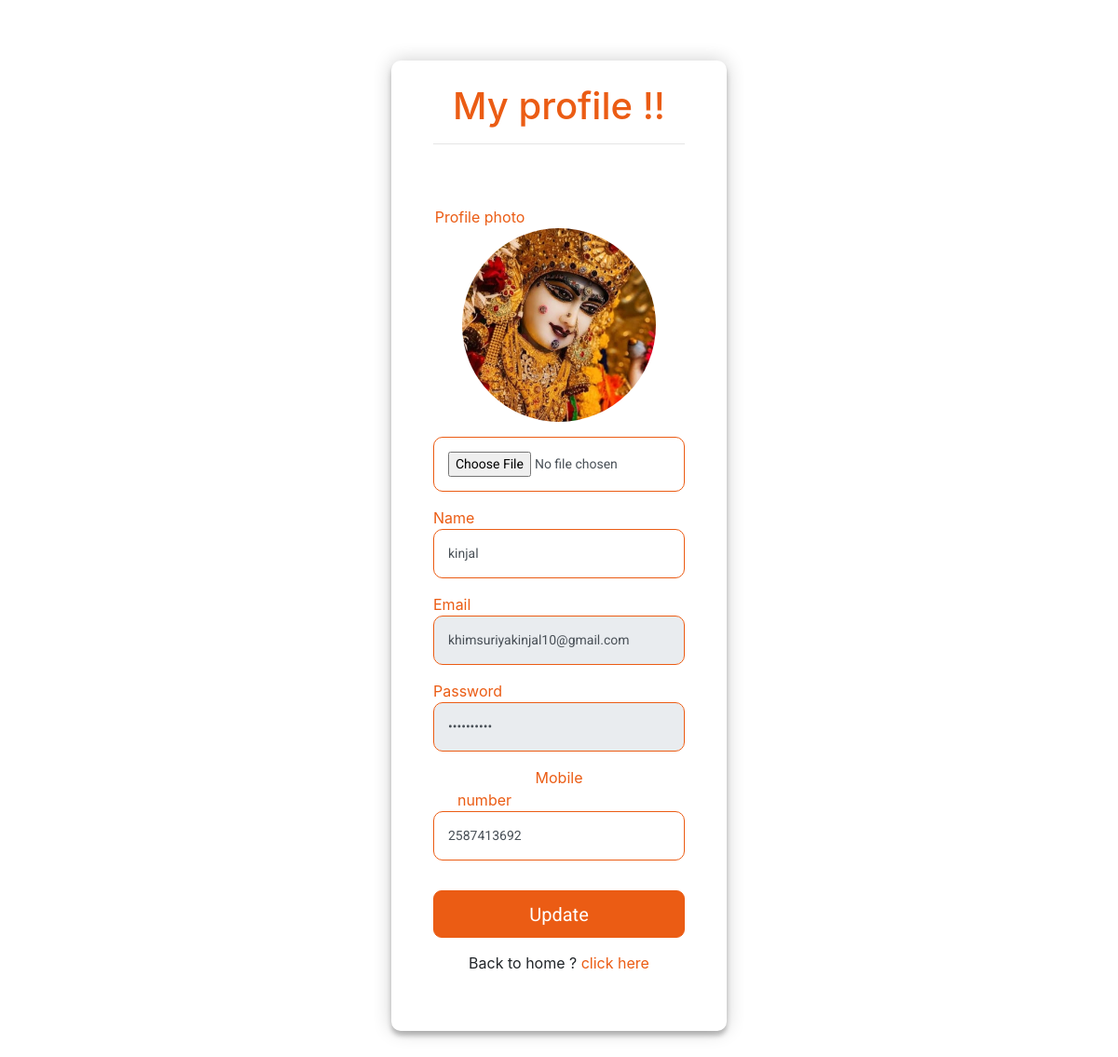
The page /login/profile.php (signed in) on the database its author committed.
### tables this page shows
CREATE TABLE `users` (
  `id` int(11) NOT NULL,
  `FullName` varchar(100) DEFAULT NULL,
  `EmailId` varchar(70) DEFAULT NULL,
  `Password` varchar(100) DEFAULT NULL,
  `MobileNumber` char(10) DEFAULT NULL,
  `Profile` varchar(255) DEFAULT NULL,
  `RegDate` timestamp NULL DEFAULT current_timestamp(),
  `UpdationDate` timestamp NULL DEFAULT NULL ON UPDATE current_timestamp(),
  `status` varchar(100) DEFAULT NULL
);

### login/profile.php (the view, shortened to what this page needs)
<link rel="stylesheet" href="profile.css">
<?php
include_once("conection.php");
include_once("active.php");
?>
<body style="background:white;">
    <div class="login-page" style="margin-top:60px;">
      <div class="form">
        <div class="login">
          <div class="login-header">
          <h1 class="form-title">My profile !!</h1>
          <hr>
          <br>
          </div>
        </div>
<?php
$em = $_SESSION['user'];
$sql="select * from users where emailid='$em'";
$result=mysqli_query($con,$sql);
while($f = mysqli_fetch_array($result))
{
?>
<form onSubmit="return(validate123());" method="post" enctype="multipart/form-data" action="  " class="login-form">
<lable style="margin-right:170px; color:eb5c14;">Profile photo</lable>
<img src="images/<?php echo $f[5];?>" style=" height:13rem;
  width:13rem;
  border-radius: 50%;
  object-fit: cover;
  margin-bottom: 1rem;">
<input type="file" name="pf" class="form-control" placeholder="Profile pic" required>
<lable style="margin-right:310px; color:eb5c14;">Name</lable>
<input type="text" class="form-control" placeholder="Enter Name" id="fname1" name="fn1" value="<?php echo $f[1];?>">
<lable style="margin-right:310px; color:eb5c14;">Email</lable>
<input type="email" class="form-control" placeholder="Enter Email" id="emailid1" name="eid" onblur="demo(this)" value="<?php echo $f[2];?>" readonly>
<lable style="margin-right:280px; color:eb5c14;">Password</lable>
<input type="password" class="form-control" placeholder="Enter Password" id="pass" name="pwd" value="<?php echo $f[3];?>" readonly>
<lable style="margin-right:160px; color:eb5c14;">Mobile number</lable>
<input type="text" class="form-control" placeholder="Enter Mobile Number" id="mobile1" name="mobile" value="<?php echo $f[4];?>">
<input type="submit" value="Update" name="btn" class="login-btn">
<p>Back to home ? <a href="home.php" style="color:eb5c14;">click here</a></p>
      </div>
    </div>
<?php
}
?>
</body>
</html>

### login/profile.css (style rules this page uses)
.login-page { width: 460px; padding:5px; margin: auto; }
.login-page .form .login { margin-top: -20px; margin-bottom: 26px; }
.form-title { color:#eb5c14; }
.form { position: relative; z-index: 1; background: #FFFFFF; max-width: 360px; margin: 0 auto 50px; padding: 45px; text-align: center; border-radius: 10px; box-shadow: 0 0 20px 0 rgba(0, 0, 0, 0.2), 0 5px 5px 0 rgba(0, 0, 0, 0.24); }
.form input { font-family: "Roboto", sans-serif; outline: 0; width: 100%; border: 1px solid; border-color: eb5c14; border-radius: 10px; margin: 0 0 15px; padding: 15px; box-sizing: border-box; font-size: 14px; }
.form .login-btn { margin-top: 1rem; background:#eb5c14; color:#fff; padding:.6rem ; border:.1rem solid #eb5c14; border-radius: 9px; cursor: pointer; font-size:20px; }
body { background-color: #328f8a; background-image: linear-gradient(45deg,#328f8a,#08ac4b); font-family: "Roboto", sans-serif; -webkit-font-smoothing: antialiased; -moz-osx-font-smoothing: grayscale; }

### rows shown on the page
users: Profile (picture), fn1 "kinjal", eid "khimsuriyakinjal10@gmail.com", mobile "2587413692"
